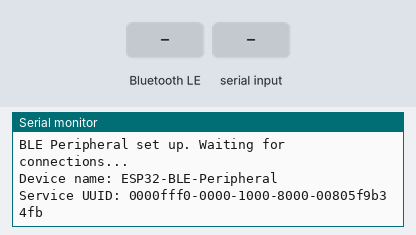
Recording of a sketch running on a simulated ESP32. On the bench: the last lines printed to the serial monitor. The test bench sets the inputs (shaded band). Nothing arrives over Bluetooth unless stated; a phone connects over Bluetooth LE 3 s after start.

Above: at 1.2 s.
1.3 s: Bluetooth LE write "AT" received
At 2.7 s:
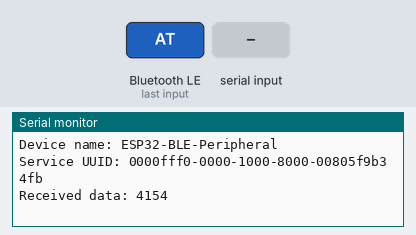
4.3 s: "AT" received over Serial
6.8 s: Bluetooth LE write "1" received
At 8.0 s:
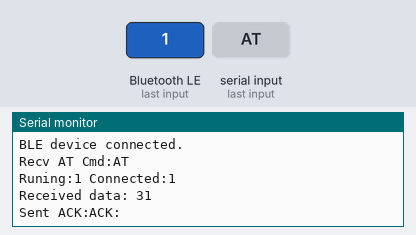
8.3 s: "1" received over Serial
At 10.1 s:
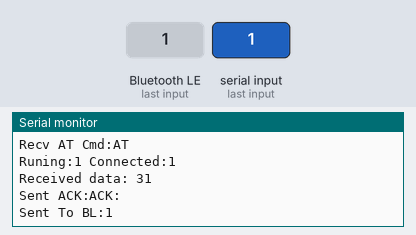

The sketch:

BLETest.ino
```cpp
#include <BLEDevice.h>
#include <BLEServer.h>
#include <BLEUtils.h>
#include <BLE2902.h>

// 自定义UUID，随意生成或使用在线工具
#define SERVICE_UUID           "0000fff0-0000-1000-8000-00805f9b34fb"
#define CHARACTERISTIC_UUID_RX "0000fff1-0000-1000-8000-00805f9b34fb"
#define CHARACTERISTIC_UUID_TX "0000fff2-0000-1000-8000-00805f9b34fb"

BLEServer* pServer = NULL;
BLECharacteristic* pCharacteristicTx = NULL;
//BLECharacteristic* pCharacteristicRx = NULL;
bool deviceConnected = false;
bool oldDeviceConnected = false;
int ReadCount =0;
// 回调函数：连接、断开时的处理
class MyServerCallbacks: public BLEServerCallbacks {
  void onConnect(BLEServer* pServer) {
    deviceConnected = true;
    Serial.println("BLE device connected.");
  }

  void onDisconnect(BLEServer* pServer) {
    deviceConnected = false;
    Serial.println("BLE device disconnected.");
  }
};

String uint8ToHexString(const uint8_t* data, size_t length) {
    String result = "";
    for (size_t i = 0; i < length; i++) {
        if (data[i] < 16) result += "0";  // 补零
        result += String(data[i], HEX);
    }
    result.toUpperCase();  // 转换为大写
    return result;
}

// 数据接收回调
class CharacteristicCallbacks: public BLECharacteristicCallbacks {
    void onWrite(BLECharacteristic* pCharacteristic) {
        uint8_t* value = pCharacteristic->getData();
        size_t length = pCharacteristic->getLength();
        if (length > 0) {
            Serial.print("Received data: ");
            String hexString = uint8ToHexString(value, length);
            Serial.print(hexString);
            Serial.println();

            // 示例：收到数据后回复确认
            if (deviceConnected) {
                String response = "ACK:";
                pCharacteristicTx->setValue(value,length);
                //pCharacteristicTx->notify();
                Serial.println("Sent ACK:" + response);
            }
        }
    }

      void onRead(BLECharacteristic* pCharacteristic) {
        // 当主机读取该特征值时，此函数会被调用
        ReadCount++;
        Serial.println("onRead:" + String(ReadCount) );
        // 核心逻辑：读取完成后，清空特征值的数据
        // 注意：这里只是清空了BLE特征值当前缓存的数据。
        // 您需要同时清空您的数据源（如全局变量g_sensorData）
        // 可选：也可以显式地设置特征值的值为空
        //pCharacteristic->setValue("");
    }

};


void setup() {
  Serial.begin(115200);

  // 1. 初始化 BLE
  BLEDevice::init("ESP32-BLE-Peripheral");

  // 2. 创建BLE服务器
  pServer = BLEDevice::createServer();
  pServer->setCallbacks(new MyServerCallbacks());

  // 3. 创建服务
  BLEService* pService = pServer->createService(SERVICE_UUID);

  // 4. 在该服务下创建一个可读写的Characteristic
  pCharacteristicTx = pService->createCharacteristic(
                       CHARACTERISTIC_UUID_TX,
                       BLECharacteristic::PROPERTY_READ   |
                       BLECharacteristic::PROPERTY_NOTIFY |
                       BLECharacteristic::PROPERTY_WRITE
                     );

  // 5. 为Characteristic添加描述（可选）
  pCharacteristicTx->addDescriptor(new BLE2902());
  pCharacteristicTx->setCallbacks(new CharacteristicCallbacks());

  // 6. 启动服务
  pService->start();

  // 7. 设为可被Central发现、连接
  BLEAdvertising* pAdvertising = BLEDevice::getAdvertising();
  pAdvertising->addServiceUUID(SERVICE_UUID);
  pAdvertising->setScanResponse(true);
  BLEDevice::startAdvertising();

  Serial.println("BLE Peripheral set up. Waiting for connections...");
  Serial.println("Device name: ESP32-BLE-Peripheral");
  Serial.println("Service UUID: " + String(SERVICE_UUID));
}

void loop() {

  // 处理设备连接状态变化
    if (!deviceConnected && oldDeviceConnected) {
        delay(500); // 给蓝牙栈一个缓冲时间
        pServer->startAdvertising(); // 重新开始广播
        Serial.println("Restart advertising...");
        oldDeviceConnected = deviceConnected;
    }

    if (deviceConnected && !oldDeviceConnected) {
        oldDeviceConnected = deviceConnected;
    }


  // 简单示例：每隔5秒向已连接设备Notify一次计数
  static unsigned long lastMillis = 0;
  static int count = 0;

  if(millis() - lastMillis > 5000) {
    lastMillis = millis();
    //if(deviceConnected)
    {
      count++;
      String data = "Runing:" + String(count) +" Connected:" + String(deviceConnected);
      pCharacteristicTx->setValue(data.c_str());
      pCharacteristicTx->notify();
      Serial.println(data);
      //pCharacteristicTx->setValue("");  // 清空数据
    }
  }

   // 处理串口输入（用于测试发送自定义数据）
    if (Serial.available()) {
        //Serial.readBytes()
        String input = Serial.readString();
        bool is_at= input.startsWith("AT");
        if (is_at)
        {
          input.trim();
          Serial.println("Recv AT Cmd:" + input);
        }
        else
        {
            if (input.length() > 0 && deviceConnected)
            {
              pCharacteristicTx->setValue(input.c_str());
              Serial.println("Sent To BL:" + input);
            }
        }
    }

    delay(10); // 短暂延迟以减少CPU占用

}
```

Measured:
- after the input at 1.3 s, the serial monitor: prints a new line after 0.05 s (image 1)
- after the input at 6.8 s, the serial monitor: prints a new line after 0.05 s (image 2)
- after the input at 8.3 s, the serial monitor: prints a new line after 1.0 s (image 3)
